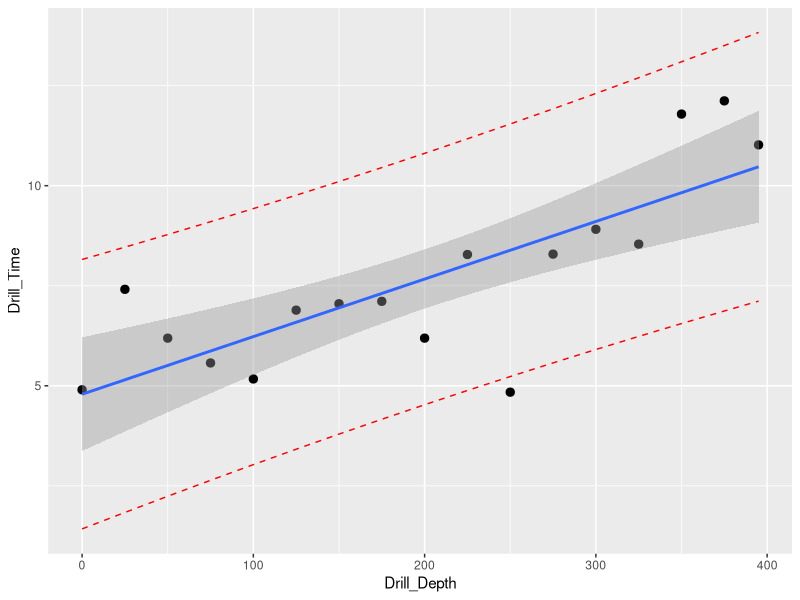

Source code (R):
## ---- chunk 1
knitr::opts_chunk$set(fig.width = 12, fig.height = 8,echo = TRUE,warning = FALSE,message = FALSE)
## ---- chunk 2
# Dataset and R settings
library(ggplot2)
library(cowplot)

setwd("E:/School/2019/Spring/319 - Applied Statistics/Data")
drillRock <- read.csv(file = "drillrock.csv",header = TRUE)
## ---- chunk 3
Drill_Time <- drillRock$time
Drill_Depth <- drillRock$depth
model <- lm(Drill_Time~Drill_Depth, data = drillRock)
pred.int <- predict(model, interval = "prediction")
myData <- cbind(drillRock, pred.int)

drillPlot <- ggplot(myData,aes(x=Drill_Depth, y=Drill_Time))+ geom_point(size=2.5)+ stat_smooth(method = "lm")

drillPlot+geom_line(aes(y=lwr),color="red", linetype = "dashed")+geom_line(aes(y=upr), color = "red", linetype = "dashed")

r <- cor(Drill_Depth,Drill_Time)
## ---- chunk 4
r2 <- r^2
fit <- lm(Drill_Time~Drill_Depth, data = drillRock)
tTest <- t.test(Drill_Depth,Drill_Time)
tStat <- tTest$statistic
pValue <- tTest$p.value
## ---- chunk 5
x <- 300
pTime <- fit$coefficients[1]+(fit$coefficients[2]*x) 
## ---- chunk 6
interval <- confint(fit)

